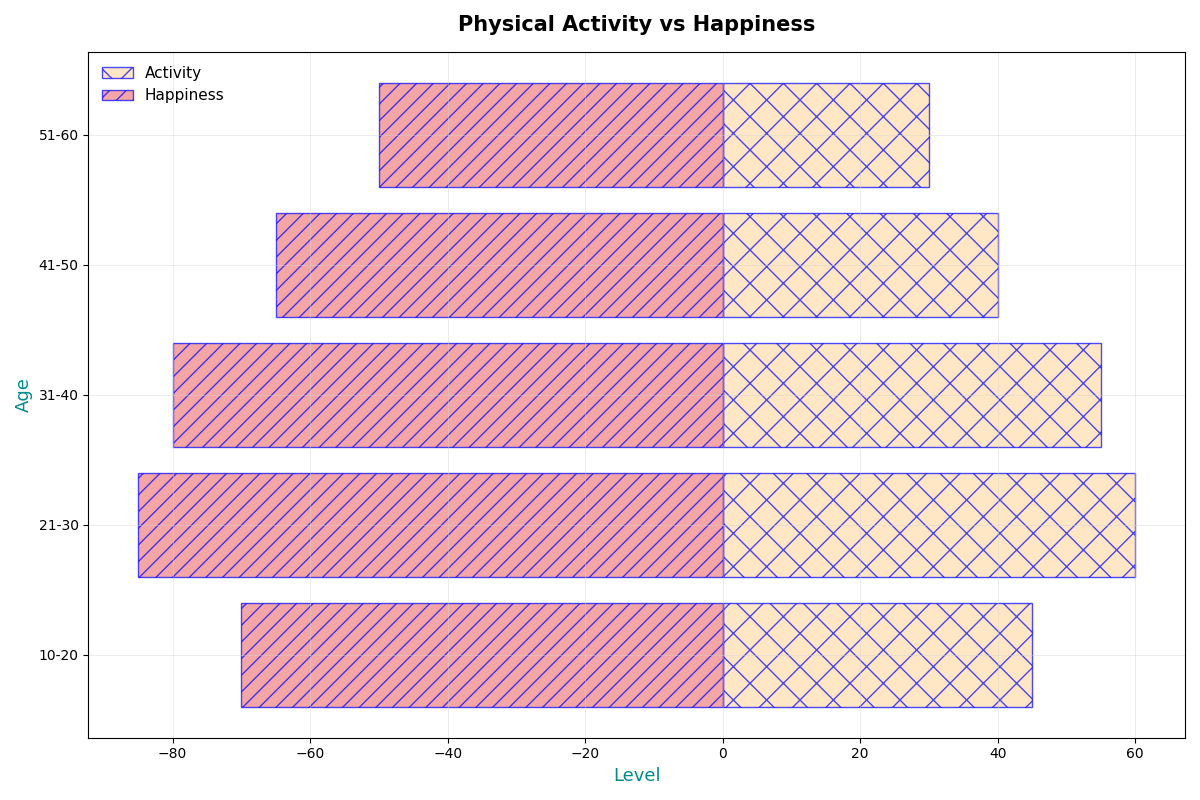

The Python source for this figure:
import matplotlib.pyplot as plt
import numpy as np

age_groups = np.array(['10-20', '21-30', '31-40', '41-50', '51-60'])
physical_activity_level = np.array([45, 60, 55, 40, 30])
happiness_index = np.array([70, 85, 80, 65, 50])

fig, ax = plt.subplots(figsize=(12, 8))

ax.barh(age_groups, physical_activity_level, color='navajowhite', edgecolor='blue', alpha=0.7, label='Activity', hatch='x')
ax.barh(age_groups, -happiness_index, color='lightcoral', edgecolor='blue', alpha=0.7, label='Happiness', hatch='//')

ax.set_xlabel('Level', fontsize=13, color='darkcyan')
ax.set_ylabel('Age', fontsize=13, color='darkcyan')
ax.set_title('Physical Activity vs Happiness', fontsize=15, fontweight='bold', pad=15)

ax.grid(True, linestyle='-', linewidth=0.6, alpha=0.5, color='lightgrey')

ax.legend(loc='upper left', fontsize=11, frameon=False)

plt.tight_layout()
plt.show()
